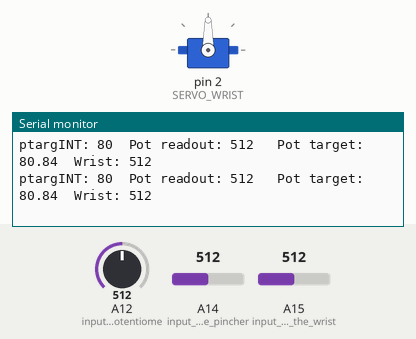
This sketch was run on a simulated Arduino Mega 2560, built with avr-gcc and run on an emulated ATmega2560. Shown: servo, the last lines printed to the serial monitor. Inputs (shaded band) come from the test bench; at power-on: A15 (input_from_the_wrist) = 512, A12 (input_from_the_potentiome) = 512, A14 (input_from_the_pincher) = 512.

Above: at 4.2 s.
4.3 s: A15 (input_from_the_wrist) set to 109
At 4.38 s:
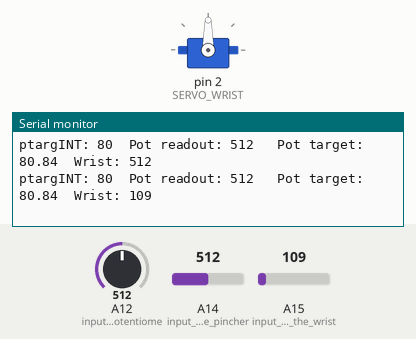
7.3 s: A15 (input_from_the_wrist) set to 92
At 7.3 s:
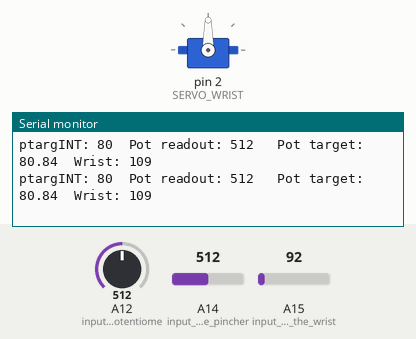
Timing chart, 0 to 10.3 s (numbered marks = the images above; inputs shaded):
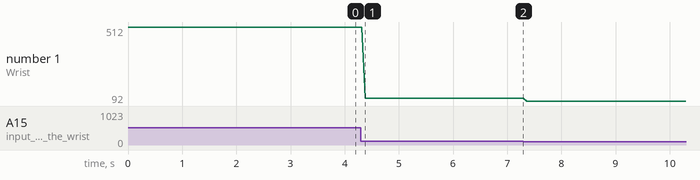

The sketch:

2018_05_25_potentiometer_gripper.ino
```cpp
#include <Servo.h>
#include "String.h"

//"#1", per my labeling on the board, is the pincher servo. -JA
//"#2", per my labeling on the board, is the wrist servo. -JA
#define SERVO_PINCH 3
#define SERVO_WRIST 2
/*~~~
     *  30 from analog wrist == 0 physical, maxed out clockwise (looking along gripper from behind)
     * 500 from analog wrist == 150 physical, maxed out CCW
     * 275 from analog pinch == gripper closed
     *  45 from analog pinch == gripper open ~~~*/
#define WRIST_MIN_CCW_BATAN 0
#define WRIST_MAX_CCW_BATAN 150
#define WRIST_MIN_CCW_ANALOG 30
#define WRIST_MAX_CCW_ANALOG 500
#define PINCH_SHUT_ANALOG    275
#define PINCH_SHUT_BATAN     0
#define PINCH_OPEN_ANALOG    45
#define PINCH_OPEN_BATAN     150
#define ROTATE_RIGHT 0
#define ROTATE_LEFT 1
#define PINCH_OPENING 0
#define PINCH_CLOSING 1

#define PINCH_OPEN 1
#define PINCH_CLOSED 62

#define WRIST_FULL_LEFT 150
#define WRIST_FULL_RIGHT 1

Servo servo_pinch;
Servo servo_wrist;

int wrist_pwm, pincher_pwm;
int wrist_mode, pincher_mode;
int wrist_position, pincher_position;
int potentiometer_readout; //10 to 800 or so
double pot_intermediate = 0;
int pot_intermediate_INT = 0;
int pot_target_INT = 0;
double pot_target = 0;
double wrist_position_translated = 0;
int wrist_position_translated_INT = 0;

void setup()
{
    pinMode( A14, INPUT ); //input from the pincher
    pinMode( A15, INPUT ); //input from the wrist
    pinMode( A12, INPUT ); //input from the potentiometer
    Serial.begin(9600);

    //servo_pinch.attach( SERVO_PINCH );
    servo_wrist.attach( SERVO_WRIST );
    wrist_pwm = WRIST_FULL_LEFT;
    pincher_pwm = PINCH_CLOSED;
    //servo_wrist.write(wrist_pwm);
    //servo_pinch.write(pincher_pwm);
}

void loop()
{
  pincher_position = analogRead( A14 );
  wrist_position = analogRead( A15 );
  potentiometer_readout = analogRead ( A12 );

  //***Convert potentiometer position to Batan target position (gets weird at bounds
  //since I don't have a good clean upper/lower max/min of the pot I'm using;
  //call it roughly 0 to 950ish
  //pot_target = (readout + readout_min) * (batan_max / readout_max)
  pot_target = double(potentiometer_readout) * ((double)150 / (double)950);
  pot_target_INT = (int)pot_target;

  //Zeno's PID
  wrist_position_translated = 1;


  //servo_pinch.write( pincher_pwm );
  //servo_wrist.write( pot_target );
  //Serial.print( "Pincher " + String( pincher_position ) );
  //Serial.print( " Wrist " + String( wrist_position ) );
  //Serial.println( " PWM " + String( wrist_pwm ) );
  Serial.print("ptargINT: " + String(pot_target_INT));
  Serial.println("\tPot readout: " + String(potentiometer_readout) + "\t Pot target: " + String(pot_target) + "\tWrist: " + String(wrist_position));
  delay( 50 );
}
```

Measured:
- after the input at 4.3 s, the serial monitor: prints a new line after 0.08 s (image 1)
- plotted number 1: 512 → 109 after the input at 4.3 s, 109 → 92 after the input at 7.3 s
